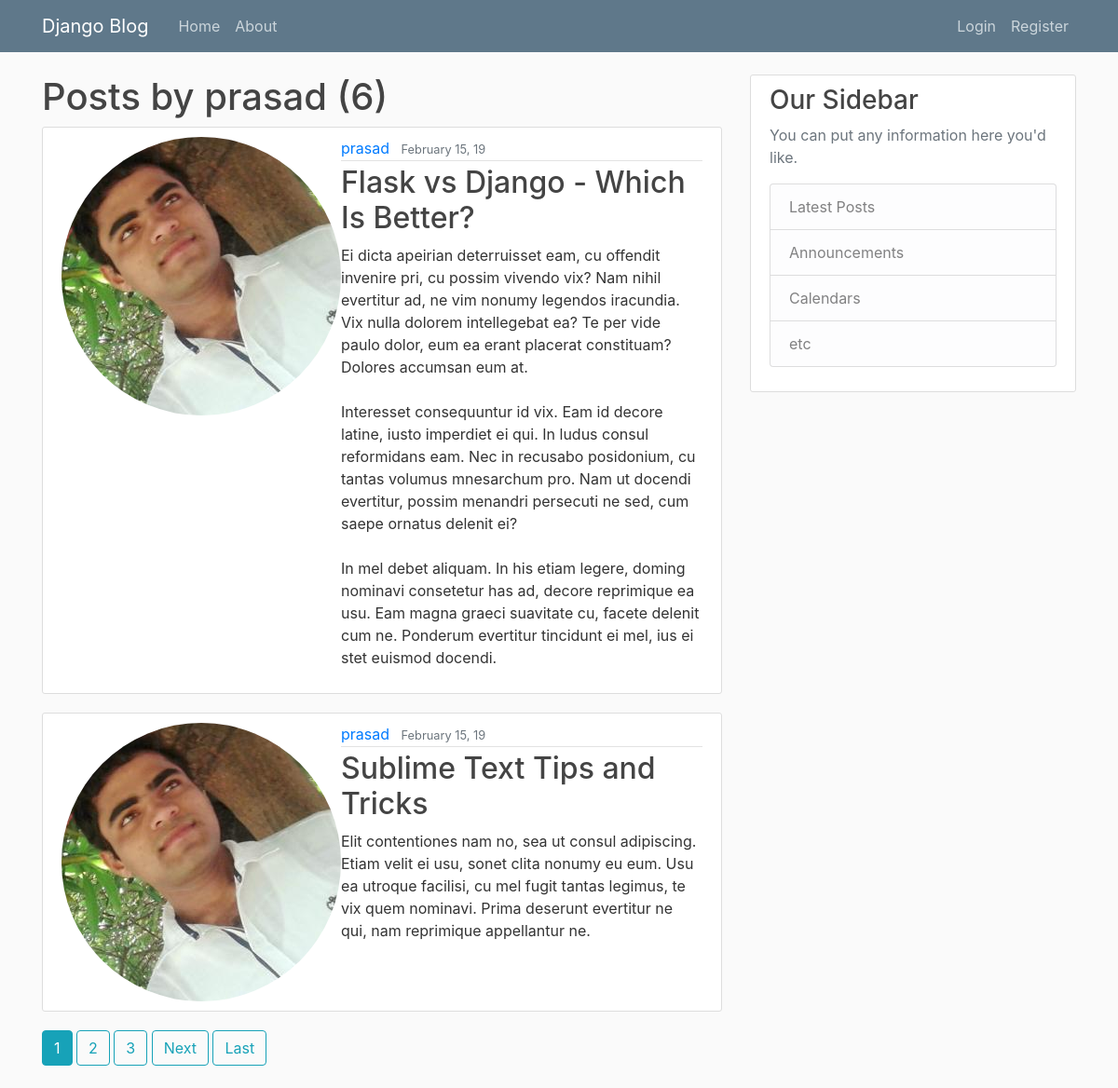
Page /user/prasad on the committed database.
### blog/models.py (models this page shows, shortened)
class Post(models.Model):
    title = models.CharField(max_length=100)
    content = models.TextField()
    date_posted = models.DateTimeField(default=timezone.now)
    author = models.ForeignKey(User, on_delete=models.CASCADE)

### users/models.py (models this page shows, shortened)
class Profile(models.Model):
    user = models.OneToOneField(User, on_delete=models.CASCADE)
    image = models.ImageField(default='default.jpg', upload_to='profile_pics')

### blog/views.py (the view)
# urls.py: path('user/<str:username>', UserPostListView.as_view(), name='user-posts'),
class UserPostListView(ListView):
    model = Post
    template_name = "blog/user_post.html"   #<APP>/<MODEL>_<VIEWTYPE>.HTML
    context_object_name = 'posts'
    paginate_by = 2
    def get_queryset(self):
        user = get_object_or_404(User, username = self.kwargs.get('username'))
        return Post.objects.filter(author=user).order_by('-date_posted')

### templates/blog/user_post.html (shortened to what this page needs)
{% extends 'blog/base.html' %}
    {% block content %}
        <h1>Posts by {{ view.kwargs.username }} ({{ page_obj.paginator.count }})</h1>
        {% for post in posts %}
            <article class="media content-section">
                <img class=" rounded-circle" src="{{ post.author.profile.image.url }}">
              <div class="media-body">
                <div class="article-metadata">
                  <a class="mr-2" href="{% url 'user-posts' post.author.username %}">{{ post.author }}</a>
                  <small class="text-muted">{{ post.date_posted|date:"F d, y" }}</small>
                </div>
                <h2><a class="article-title" href="{% url 'post-detail' post.id %}">{{ post.title }}</a></h2>
                <p class="article-content">{{ post.content }}</p>
              </div>
            </article>
        {% endfor %}
        {% for num in page_obj.paginator.page_range %}
            {% if page_obj.number == num %}
                <a class="btn btn-info mb-4" href="?page={{ num }}">{{ num }}</a>
            {% elif num > page_obj.number|add:'-3' and num < page_obj.number|add:'3' %}
                 <a class="btn btn-outline-info mb-4" href="?page={{ num }}">{{ num }}</a>
            {% endif %}
        {% endfor %}
        {% if page_obj.has_next %}
                <a class="btn btn-outline-info mb-4" href="?page={{ page_obj.next_page_number }}">Next</a>
                <a class="btn btn-outline-info mb-4" href="?page={{ page_obj.paginator.num_pages }}">Last</a>
            {% endif %}
    {% endblock %}

### blog/static/blog/main.css (style rules this page uses)
body { background: #fafafa; color: #333333; margin-top: 5rem; }
h1, h2, h3, h4, h5, h6 { color: #444444; }
.content-section { background: #ffffff; padding: 10px 20px; border: 1px solid #dddddd; border-radius: 3px; margin-bottom: 20px; }
.article-title { color: #444444; }
.article-content { white-space: pre-line; }
.article-metadata { padding-bottom: 1px; margin-bottom: 4px; border-bottom: 1px solid #e3e3e3 }

### rows in the picture
Post: author.profile.image (picture), author "prasad", date_posted "February 15, 19", title "Flask vs Django - Which Is Better?", content "Ei dicta apeirian deterruisset eam, cu offendit invenire pri, cu possim vivendo vix? Nam nihil evertitur ad, ne vim nonumy legendos iracundia. Vix nulla dolorem intellegebat ea? Te per vide paulo dolor, eum ea erant placerat constituam? Dolores accumsan eum at. Interesset consequuntur id vix. Eam id decore latine, iusto imperdiet ei qui. In ludus consul reformidans eam. Nec in recusabo posidonium, cu tantas volumus mnesarchum pro. Nam ut docendi evertitur, possim menandri persecuti ne sed, cum saepe ornatus delenit ei? In mel debet aliquam. In his etiam legere, doming nominavi consetetur has ad, decore reprimique ea usu. Eam magna graeci suavitate cu, facete delenit cum ne. Ponderum…"
Post: author.profile.image (picture), author "prasad", date_posted "February 15, 19", title "Sublime Text Tips and Tricks", content "Elit contentiones nam no, sea ut consul adipiscing. Etiam velit ei usu, sonet clita nonumy eu eum. Usu ea utroque facilisi, cu mel fugit tantas legimus, te vix quem nominavi. Prima deserunt evertitur ne qui, nam reprimique appellantur ne."

### other values in the picture
{{ view.kwargs.username }} "prasad"
{{ page_obj.paginator.count }} "6"
{{ num }} "1"
{{ num }} "2" "3"
